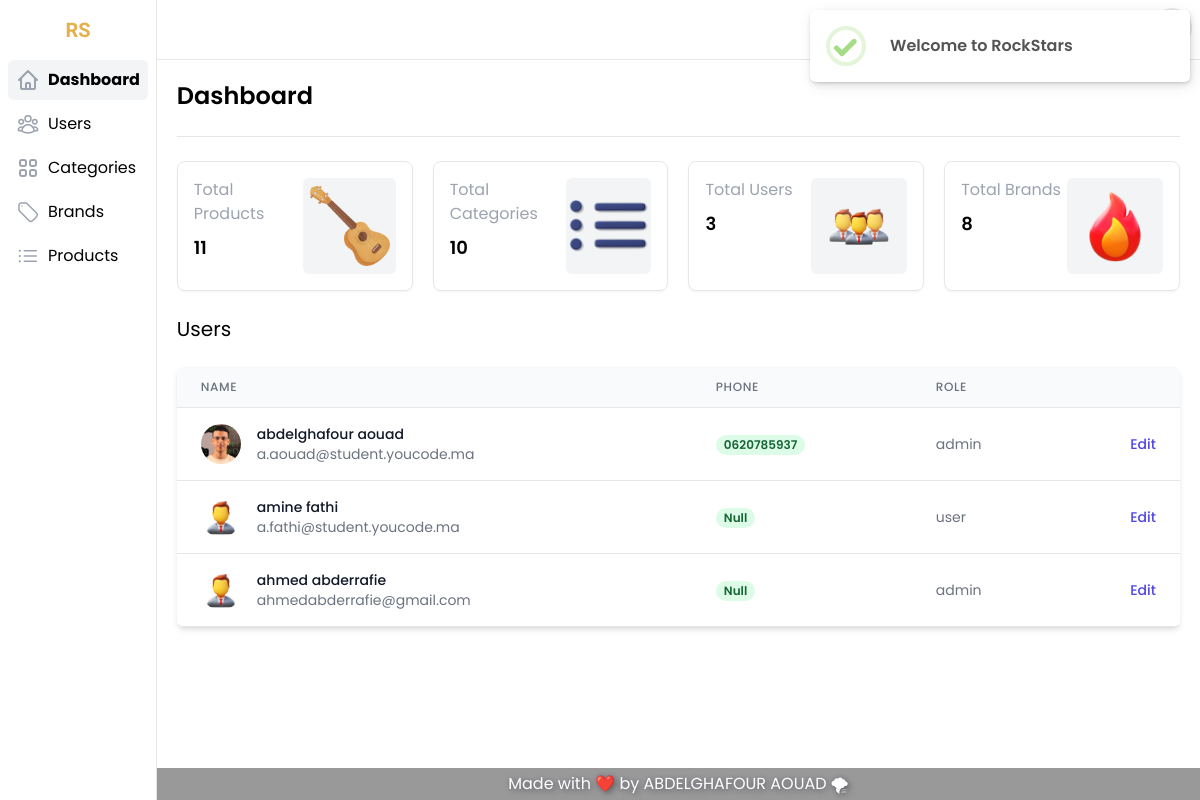
The app's page /code/dashboard.php (signed in), older data.
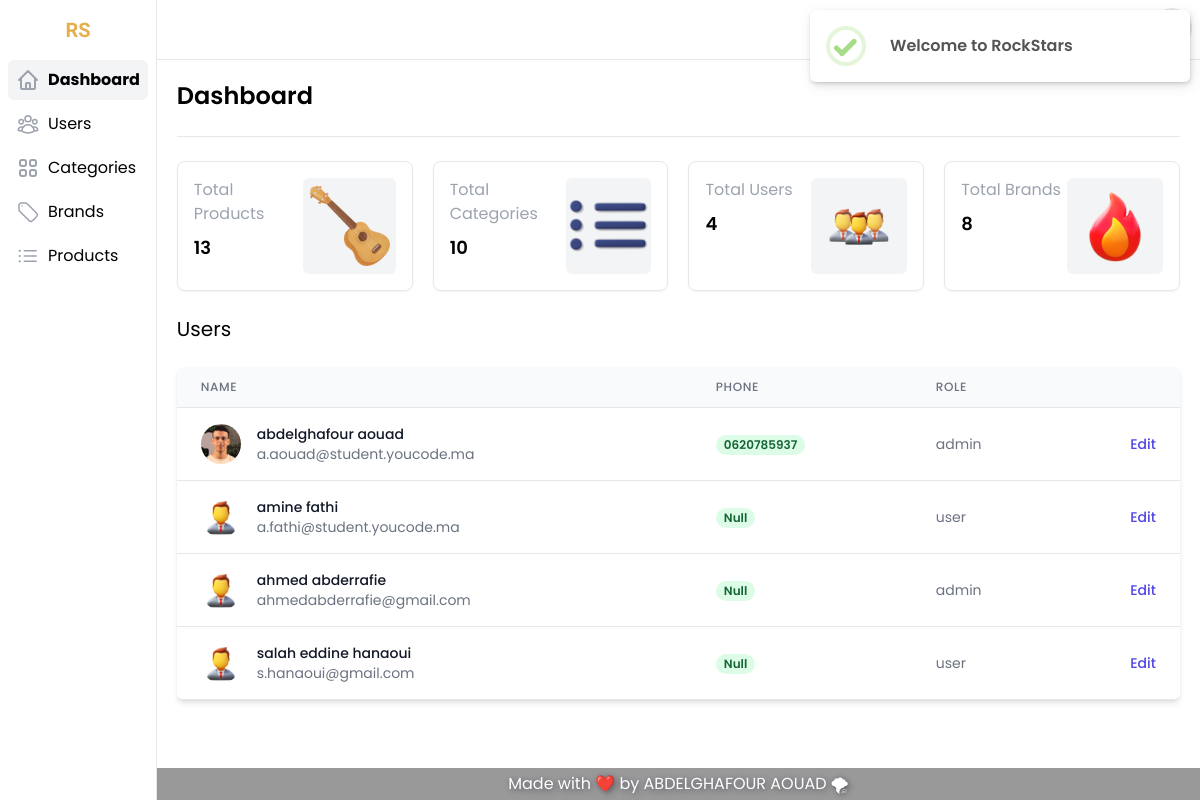
The same page, newer data.
### tables this page shows
CREATE TABLE IF NOT EXISTS `users` (
  `id` int NOT NULL AUTO_INCREMENT,
  `first_name` varchar(255) NOT NULL,
  `last_name` varchar(255) NOT NULL,
  `email` varchar(255) NOT NULL,
  `password` varchar(255) NOT NULL,
  `phone` varchar(20) DEFAULT NULL,
  `role_id` int NOT NULL DEFAULT '1',
  `created_at` timestamp NOT NULL DEFAULT CURRENT_TIMESTAMP,
  `updated_at` timestamp NOT NULL DEFAULT CURRENT_TIMESTAMP,
  `updated_by` int DEFAULT NULL,
  `picture` text,
  PRIMARY KEY (`id`)
);

CREATE TABLE IF NOT EXISTS `roles` (
  `id` int NOT NULL AUTO_INCREMENT,
  `name` varchar(20) NOT NULL,
  `description` text NOT NULL,
  PRIMARY KEY (`id`)
);

### code/scripts.php (called while the page is built, shortened)
<?php
include_once 'connection.php';
function getAllUsers()
{
      global $conn;
      $sql = "SELECT users.id, users.first_name, users.last_name, users.email, users.picture , users.phone,
      roles.name as role FROM users inner join roles on roles.id=users.role_id";
      $res = mysqli_query($conn, $sql);
      return $res;
}
function countProducts()
{
      global $conn;
      $sql = "SELECT count(id) FROM products ";
      $res = mysqli_fetch_assoc(mysqli_query($conn, $sql))['count(id)'];
      return $res;
}
function countUsers()
{
      global $conn;
      $sql = "SELECT count(id) FROM users ";
      $res = mysqli_fetch_assoc(mysqli_query($conn, $sql))['count(id)'];
      return $res;
}

### code/dashboard.php (the view, shortened to what the changed rows need)
<?php
require_once 'scripts.php';
$users = getAllUsers();
$countProducts = countProducts();
$countUsers = countUsers();
?>
<!DOCTYPE html>
<html lang="en">
<head>
  <link rel="stylesheet" href="assets/css/main.css" />
</head>
<body class="font-Poppins">
  <div class="flex h-screen overflow-y-hidden bg-white">
    <div class="flex flex-col flex-1 h-full overflow-hidden">
      <main class="flex-1 max-h-full p-5 overflow-hidden overflow-y-scroll">
        <div class="flex flex-col items-start justify-between pb-6 space-y-4 border-b lg:items-center lg:space-y-0 lg:flex-row">
          <h1 class="text-2xl font-semibold whitespace-nowrap">Dashboard</h1>
        </div>
        <div class="grid grid-cols-1 gap-5 mt-6 sm:grid-cols-2 lg:grid-cols-4">
          <div class="p-4 transition-shadow border rounded-lg shadow-sm hover:shadow-lg">
            <div class="flex items-start justify-between">
              <div class="flex flex-col space-y-2">
                <span class="text-gray-400">Total Products</span>
                <span class="text-lg font-semibold"><?= $countProducts ?></span>
              </div>
            </div>
          </div>
          <div class="p-4 transition-shadow border rounded-lg shadow-sm hover:shadow-lg">
            <div class="flex items-start justify-between">
              <div class="flex flex-col space-y-2">
                <span class="text-gray-400">Total Users</span>
                <span class="text-lg font-semibold"><?= $countUsers ?></span>
              </div>
            </div>
          </div>
        </div>
        <div class="flex flex-col mt-6">
          <div class="-my-2 overflow-x-auto sm:-mx-6 lg:-mx-8">
            <div class="inline-block min-w-full py-2 align-middle sm:px-6 lg:px-8">
              <div class="overflow-hidden border-b border-gray-200 rounded-md shadow-md">
                <table class="min-w-full overflow-x-scroll divide-y divide-gray-200">
                  <thead class="bg-gray-50">
                    <tr>
                      <th scope="col" class="px-6 py-3 text-xs font-medium tracking-wider text-left text-gray-500 uppercase">Name</th>
                      <th scope="col" class="px-6 py-3 text-xs font-medium tracking-wider text-left text-gray-500 uppercase">Phone</th>
                      <th scope="col" class="px-6 py-3 text-xs font-medium tracking-wider text-left text-gray-500 uppercase">Role</th>
                      <th scope="col" class="relative px-6 py-3">
                      </th>
                    </tr>
                  </thead>
                  <tbody class="bg-white divide-y divide-gray-200">
                    <?php
                    foreach ($users as $user) {
                    ?>
                      <tr class="transition-all hover:bg-gray-100 hover:shadow-lg">
                        <td class="px-6 py-4 whitespace-nowrap">
                          <div class="flex items-center">
                            <div class="flex-shrink-0 w-10 h-10">
                              <img class="w-10 h-10 rounded-full" src="assets/img/users/<?= ($user['picture']) ?  $user['picture'] :  'avatar.png' ?>" alt="<?= $user['first_name'] . '_' . $user['last_name'] ?>" />
                            </div>
                            <div class="ml-4">
                              <div class="text-sm font-medium text-gray-900"><?= $user['first_name'] . ' ' . $user['last_name'] ?></div>
                              <div class="text-sm text-gray-500"><?= $user['email'] ?></div>
                            </div>
                          </div>
                        </td>
                        <td class="px-6 py-4 whitespace-nowrap">
                          <span class="inline-flex px-2 text-xs font-semibold leading-5 text-green-800 bg-green-100 rounded-full"> <?= ($user['phone']) ?  $user['phone'] :  'Null' ?> </span>
                        </td>
                        <td class="px-6 py-4 text-sm text-gray-500 whitespace-nowrap"><?= $user['role'] ?></td>
                        <td class="px-6 py-4 text-sm font-medium text-right whitespace-nowrap">
                          <a href="edit.php?id_user=<?= $user['id'] ?>" class="text-indigo-600 hover:text-indigo-900">Edit</a>
                        </td>
                      </tr>
                    <?php
                    }
                    ?>
                  </tbody>
                </table>
              </div>
            </div>
          </div>
        </div>
      </main>
    </div>
  </div>
</body>
</html>

Row changes from the older to the newer data that the page shows:
added users: first_name "salah eddine", last_name "hanaoui", email "s.hanaoui@gmail.com", shows "Null", role.name "user"
Text that changed along with them:
$countProducts: "11" → "13"
$countUsers: "3" → "4"
